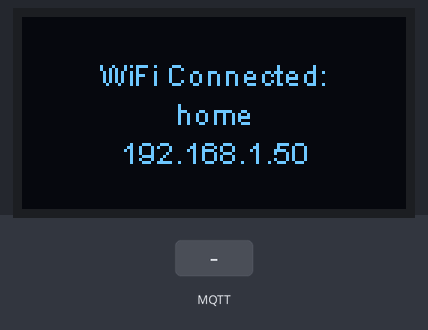
Simulated run of this program. Board: ESP8266 (NodeMCU). Shown: 128×64 one-colour display. The inputs (shaded band) are chosen by the test bench. WiFi joins after 1.5 s; servers stay silent unless stated; network time is answered at once with the bench clock; the local clock reads 2024-03-15 10:24:30 at power-on unless the program sets it; no MQTT or app messages arrive unless stated; what the program prints to the serial monitor is not drawn.

Above: at 1.6 s.
At 7.7 s:
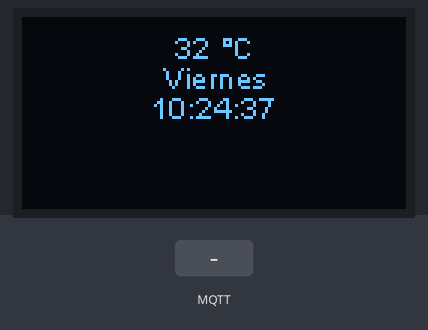
7.8 s: MQTT message "on" arrives on the first subscribed topic
At 9.4 s:
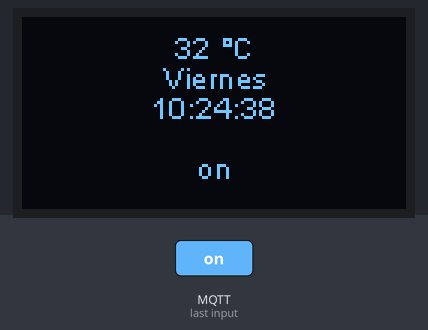
10.8 s: MQTT message "off" arrives on the first subscribed topic
At 12.0 s:
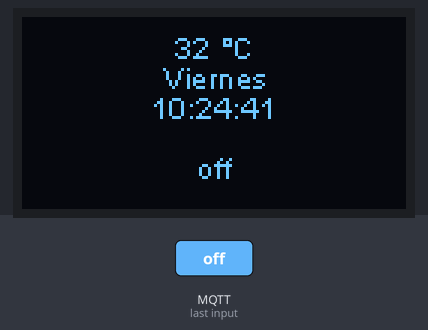
13.8 s: MQTT message "1" arrives on the first subscribed topic
At 15.4 s:
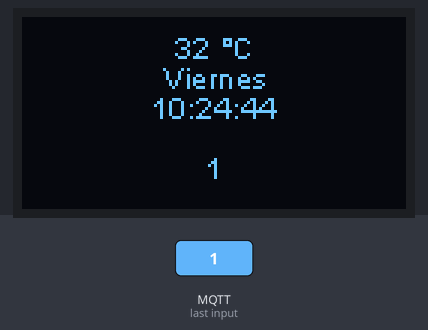
Timing chart, 0 to 16.9 s (numbered marks = the images above; inputs shaded):
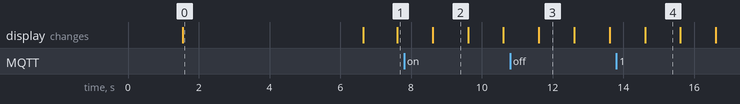

The program:

main.cpp
```cpp
#include <Arduino.h>

#include <DNSServer.h>
#include <ESP8266WebServer.h>
#include <WiFiManager.h>

// WiFi includes
#include <ESP8266WiFi.h>

// Include the correct display library
// For a connection via I2C using Wire include
#include <Wire.h>  // Only needed for Arduino 1.6.5 and earlier
#include "SSD1306Wire.h" // legacy include: `#include "SSD1306.h"`

#include <NTPClient.h>
#include <WiFiUdp.h>

#include <PubSubClient.h>

WiFiClient espClient;
PubSubClient client(espClient);

const char* mqtt_server = "192.168.1.53";


const long utcOffsetInSeconds = -18000;

const String daysOfTheWeek[7] = {"Domingo", "Lunes", "Martes", "Miercoles", "Jueves", "Viernes", "Sabado"};


// Define NTP Client to get time
WiFiUDP ntpUDP;
NTPClient timeClient(ntpUDP, "south-america.pool.ntp.org", utcOffsetInSeconds);

// Initialize the OLED display using Wire library
SSD1306Wire  display(0x3c, 5, 4);

unsigned int printTimeInterval = 1000;
unsigned long printTime;

String mensaje;

void callback(char* topic, byte* payload, unsigned int length);

String twoDigits(int digits){
  if(digits < 10) {
    String i = '0'+String(digits);
    return i;
  }
  else {
    return String(digits);
  }
}

void setup() {

  Serial.begin(115200);

  display.init();
  display.flipScreenVertically();
  display.setContrast(255);
  // Align text vertical/horizontal center
  display.setTextAlignment(TEXT_ALIGN_CENTER_BOTH);
  display.setFont(ArialMT_Plain_10);

  WiFiManager wifiManager;
  //wifiManager.resetSettings();

  display.drawString(display.getWidth()/2, 10 , "AP ENABLED");
  display.drawString(display.getWidth()/2, 20 , "AP ENABLED");
  display.drawString(display.getWidth()/2, 30 , "AP ENABLED");
  display.drawString(display.getWidth()/2, 40 , "AP ENABLED");
  display.drawString(display.getWidth()/2, 50 , "AP ENABLED");
  display.drawString(display.getWidth()/2, 60 , "AP ENABLED");
  display.display();

  wifiManager.autoConnect("AutoConnectAP");

  display.clear();

  display.drawString(display.getWidth()/2, display.getHeight()/2, "WiFi Connected:\n" + WiFi.SSID() + "\n" + WiFi.localIP().toString());
  display.display();

  printTime = millis();
  delay(5000);

  timeClient.begin();

  client.setServer(mqtt_server, 1883);
  client.setCallback(callback);
}

void callback(char* topic, byte* payload, unsigned int length) {
  Serial.print("Message arrived [");
  Serial.print(topic);
  Serial.print("] ");
  mensaje = "";
  for (unsigned int i = 0; i < length; i++) {
    Serial.print((char)payload[i]);
    mensaje += (char)payload[i];
  }
  Serial.println();
}

void reconnect() {
  // Loop until we're reconnected
  while (!client.connected()) {
    Serial.print("Attempting MQTT connection...");
    // Attempt to connect
    if (client.connect("ESP8266Client")) {
      Serial.println("connected");
      // Once connected, publish an announcement...
      client.publish("prueba", "Enviando el primer mensaje");
      // ... and resubscribe
      client.subscribe("prueba");
    } else {
      Serial.print("failed, rc=");
      Serial.print(client.state());
      Serial.println(" try again in 5 seconds");
      // Wait 5 seconds before retrying
      delay(5000);
    }
  }
}

void loop() {

  if (!client.connected()) {
    reconnect();
  }

  client.loop();

  if(millis()-printTime>=printTimeInterval){

    printTime = millis();
    timeClient.update();
    display.clear();

    Serial.print(daysOfTheWeek[timeClient.getDay()]);
    Serial.print(", ");
    Serial.print(timeClient.getHours());
    Serial.print(":");
    Serial.print(timeClient.getMinutes());
    Serial.print(":");
    Serial.println(timeClient.getSeconds());

    String timenow = String(timeClient.getHours())+":"+twoDigits(timeClient.getMinutes())+":"+twoDigits(timeClient.getSeconds());

    display.drawString(display.getWidth()/2, 10, "32 °C");
    display.drawString(display.getWidth()/2, 20, daysOfTheWeek[timeClient.getDay()]);
    display.drawString(display.getWidth()/2, 30, timenow);
    display.drawString(display.getWidth()/2, 50, mensaje);
    display.display();

  }
}
```

Measured:
- after the input at 7.8 s, the display: changes after 0.81 s (image 2)
- after the input at 10.8 s, the display: changes after 0.81 s (image 3)
- after the input at 13.8 s, the display: changes after 0.81 s (image 4)
- what the display in image 0 shows lasts 5.1 s, from 1.5 s to 6.6 s
- what the display in image 3 shows lasts 1.0 s, from 11.6 s to 12.6 s
